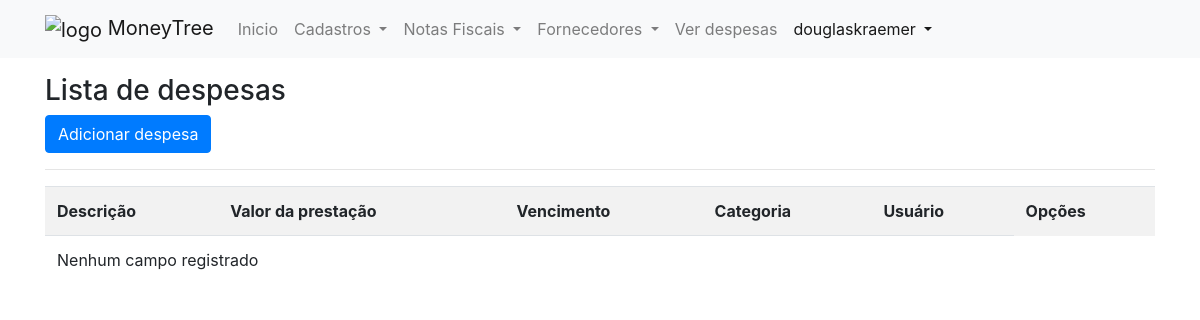
/listar/despesa/ (signed in), run on an earlier commit of the app's database.
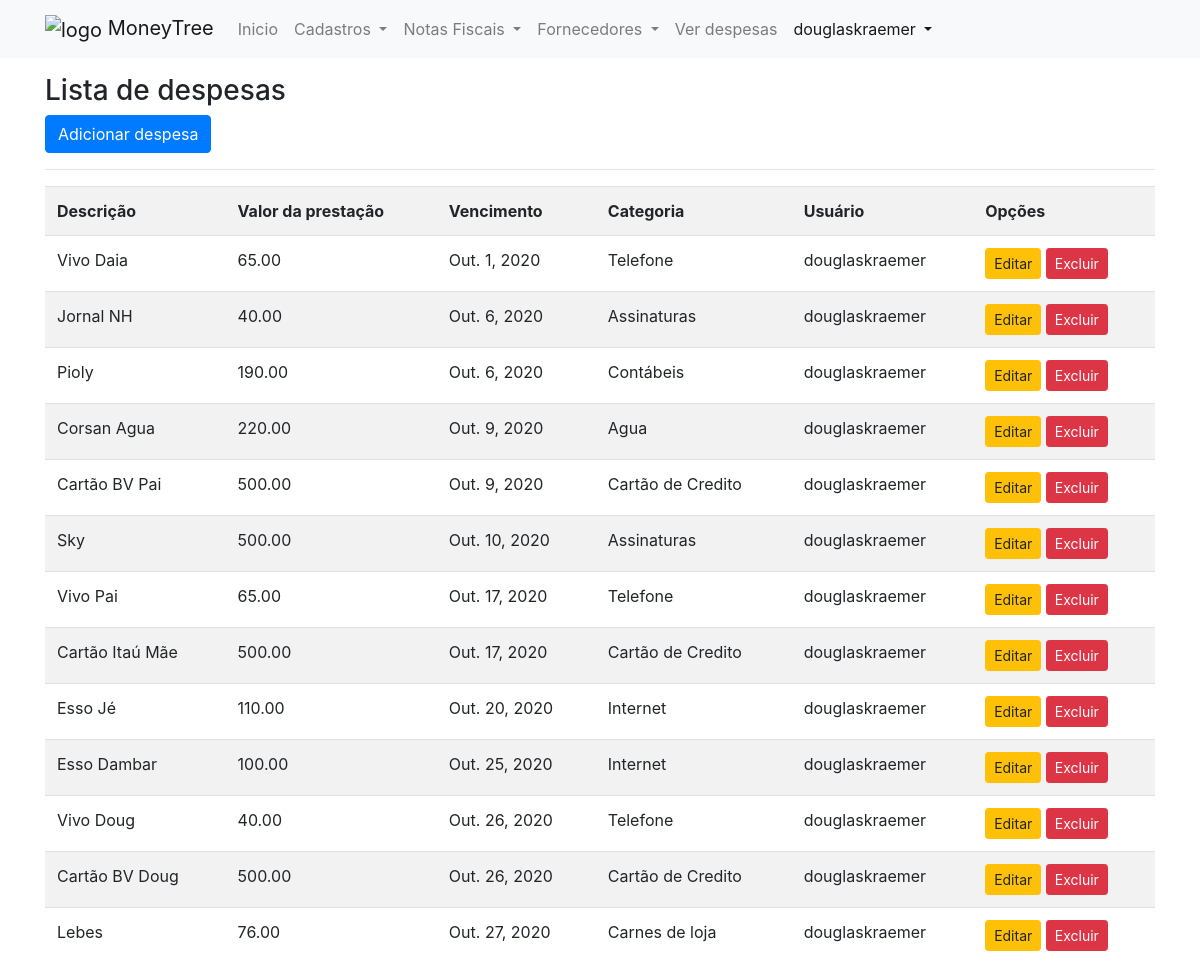
And on a later commit of the database.
### cadastros/models.py (models this page shows, shortened)
class Despesa(models.Model):
    OPCOES_CHOICES = [
        ('SIM', 'Sim'),
        ('NAO', 'Não'),
    ]
    descricao = models.CharField(max_length=255, verbose_name="Descrição")
    valor_total = models.DecimalField(
        max_digits=8, decimal_places=2, verbose_name="Valor total")
    vencimento = models.DateField()
    categoria = models.ForeignKey(Categoria, on_delete=models.PROTECT)
    opcoes = models.CharField(
        max_length=10, choices=OPCOES_CHOICES, verbose_name="Pago", default='NAO')
    usuario = models.ForeignKey(User, on_delete=models.PROTECT)

class Categoria(models.Model):
    nome = models.CharField(max_length=255)
    def __str__(self):
        return self.nome

### cadastros/views.py (the view)
# urls.py: path('listar/despesa/', DespesaList.as_view(), name='listar-despesa'),
class DespesaList(LoginRequiredMixin, ListView):
    login_url = reverse_lazy('users-login')
    model = Despesa
    template_name = "cadastros/listas/despesa.html"
    def get_queryset(self):
        self.object_list = Despesa.objects.filter(
            usuario=self.request.user).order_by('vencimento')
        return self.object_list

### cadastros/templates/cadastros/listas/despesa.html
{% extends 'base.html' %}
{% load static %}
{% block conteudo %}
<h3 class="mt-3">Lista de despesas</h3>
<a href="{% url 'cadastrar-despesa' %}" class="btn btn-primary">Adicionar despesa</a>
<hr>
<div class="table-responsive">
    <table class="table table-striped">
        <tr>
            <th>Descrição</th>
            <th>Valor da prestação</th>
            <th>Vencimento</th>
            <th>Categoria</th>
            <th>Usuário</th>
            <th>Opções</th>
        </tr>
        {% for despesa in object_list %}
        <tr>
            <td>{{despesa.descricao}}</td>
            <td>{{despesa.valor_total}}</td>
            <td>{{despesa.vencimento}}</td>
            <td>{{despesa.categoria}}</td>
            <td>{{despesa.usuario}}</td>
            <td>
                <a href="{% url 'editar-despesa' despesa.pk %}" class="btn btn-warning btn-sm" title="Editar">Editar</a>
                <a href="{% url 'excluir-despesa' despesa.pk %}" class="btn btn-danger btn-sm"
                    title="Excluir">Excluir</a>
            </td>
        </tr>
        {% empty %}
        <tr>
            <td colspan="5">Nenhum campo registrado</td>
        </tr>
        {% endfor %}
    </table>
</div>
{% endblock %}

What changed in the data, as far as the page shows it:
added Despesa: descricao "Vivo Daia", valor_total "65.00", vencimento "Out. 1, 2020", categoria "Telefone", usuario "douglaskraemer"
added Despesa: descricao "Jornal NH", valor_total "40.00", vencimento "Out. 6, 2020", categoria "Assinaturas", usuario "douglaskraemer"
added Despesa: descricao "Pioly", valor_total "190.00", vencimento "Out. 6, 2020", categoria "Contábeis", usuario "douglaskraemer"
added Despesa: descricao "Corsan Agua", valor_total "220.00", vencimento "Out. 9, 2020", categoria "Agua", usuario "douglaskraemer"
added Despesa: descricao "Cartão BV Pai", valor_total "500.00", vencimento "Out. 9, 2020", categoria "Cartão de Credito", usuario "douglaskraemer"
added Despesa: descricao "Sky", valor_total "500.00", vencimento "Out. 10, 2020", categoria "Assinaturas", usuario "douglaskraemer"
added Despesa: descricao "Vivo Pai", valor_total "65.00", vencimento "Out. 17, 2020", categoria "Telefone", usuario "douglaskraemer"
added Despesa: descricao "Cartão Itaú Mãe", valor_total "500.00", vencimento "Out. 17, 2020", categoria "Cartão de Credito", usuario "douglaskraemer"
added Despesa: descricao "Esso Jé", valor_total "110.00", vencimento "Out. 20, 2020", categoria "Internet", usuario "douglaskraemer"
added Despesa: descricao "Esso Dambar", valor_total "100.00", vencimento "Out. 25, 2020", categoria "Internet", usuario "douglaskraemer"
added Despesa: descricao "Vivo Doug", valor_total "40.00", vencimento "Out. 26, 2020", categoria "Telefone", usuario "douglaskraemer"
added Despesa: descricao "Cartão BV Doug", valor_total "500.00", vencimento "Out. 26, 2020", categoria "Cartão de Credito", usuario "douglaskraemer"
added Despesa: descricao "Lebes", valor_total "76.00", vencimento "Out. 27, 2020", categoria "Carnes de loja", usuario "douglaskraemer"
Also different on the page:
text no longer shown: "Nenhum campo registrado"
